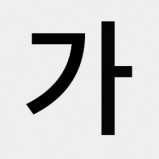
#> input picture sample_dbmaker/class/image/kor.jpg, 159 x 159 px
$ python Random_shift.py
#> lines starting #> are read from the running program, lines starting #| are printed output that depends on the picture; after the words box and inside, x2 and y2 are one past the last pixel; in counts of white or black regions, pixels touching at a corner belong together
import numpy as np
import cv2
import random

orig  = cv2.imread("../image/kor.jpg")
#> orig is the input picture: shape (159, 159, 3); min 0, max 251, mean 207.5
height, width, channel = orig.shape
#> height = 159; width = 159; channel = 3

dummy, orig = cv2.threshold(cv2.cvtColor(orig, cv2.COLOR_BGR2GRAY), 0xFF >> 1, 0xFF, cv2.THRESH_BINARY_INV)
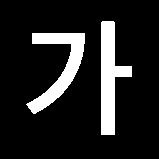
#> orig: shape (159, 159); 13.7% white; 2 white regions, box (x1, y1, x2, y2) and area: (101, 21, 132, 135) 1781, (26, 33, 85, 114) 1677
#> dummy = 127

cv2.imshow("original", orig)
cv2.moveWindow("original", 0,0)

for i in range(0, 50):

	if random.randrange(0, 2) == 0:
		direction = 1
	else:
		direction = -1

	dx = random.randrange(0, width >> 3)

	dy = random.randrange(0, height >> 3)

	Matrix = np.float32([[1, 0, direction * dx], [0, 1, direction * dy]])
	shift = cv2.warpAffine(orig, Matrix, (width, height))

	cv2.imshow("shift", shift)
	cv2.moveWindow("shift", 0, 300)
	cv2.waitKey(50)
#> this loop made 50 passes
#> pass 1, `shift = cv2.warpAffine(orig, Matrix, (width, height))`:
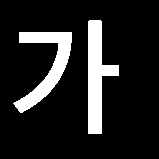
#> shift: shape (159, 159); 13.7% white; 2 white regions, box (x1, y1, x2, y2) and area: (88, 20, 119, 134) 1781, (13, 32, 72, 113) 1677
#> pass 2, `shift = cv2.warpAffine(orig, Matrix, (width, height))`:
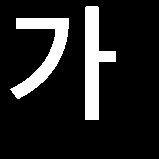
#> shift: shape (159, 159); 13.7% white; 2 white regions, box (x1, y1, x2, y2) and area: (85, 6, 116, 120) 1781, (10, 18, 69, 99) 1677
#> pass 3, `shift = cv2.warpAffine(orig, Matrix, (width, height))`:
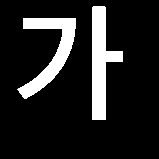
#> shift: shape (159, 159); 13.7% white; 2 white regions, box (x1, y1, x2, y2) and area: (92, 6, 123, 120) 1781, (17, 18, 76, 99) 1677
